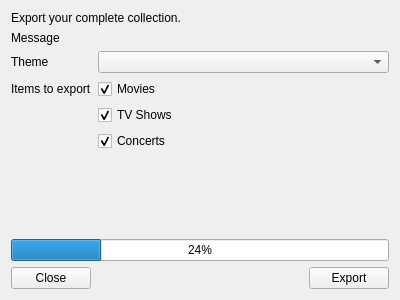
<?xml version="1.0" encoding="UTF-8"?>
<ui version="4.0">
 <class>ExportDialog</class>
 <widget class="QDialog" name="ExportDialog">
  <property name="windowModality">
   <enum>Qt::WindowModal</enum>
  </property>
  <property name="geometry">
   <rect>
    <x>0</x>
    <y>0</y>
    <width>400</width>
    <height>300</height>
   </rect>
  </property>
  <property name="minimumSize">
   <size>
    <width>400</width>
    <height>300</height>
   </size>
  </property>
  <property name="windowTitle">
   <string>Dialog</string>
  </property>
  <property name="modal">
   <bool>true</bool>
  </property>
  <layout class="QVBoxLayout" name="verticalLayout" stretch="0,0,1,0,0">
   <item>
    <widget class="QLabel" name="label_2">
     <property name="text">
      <string>Export your complete collection.</string>
     </property>
    </widget>
   </item>
   <item>
    <widget class="MessageLabel" name="message">
     <property name="text">
      <string>Message</string>
     </property>
     <property name="wordWrap">
      <bool>true</bool>
     </property>
    </widget>
   </item>
   <item>
    <layout class="QFormLayout" name="formLayout">
     <item row="0" column="0">
      <widget class="QLabel" name="label">
       <property name="text">
        <string>Theme</string>
       </property>
      </widget>
     </item>
     <item row="0" column="1">
      <widget class="QComboBox" name="comboTheme"/>
     </item>
     <item row="1" column="0">
      <widget class="QLabel" name="label_4">
       <property name="text">
        <string>Items to export</string>
       </property>
      </widget>
     </item>
     <item row="1" column="1">
      <widget class="QCheckBox" name="chkMovies">
       <property name="text">
        <string>Movies</string>
       </property>
       <property name="checked">
        <bool>true</bool>
       </property>
      </widget>
     </item>
     <item row="2" column="1">
      <widget class="QCheckBox" name="chkTvShows">
       <property name="text">
        <string>TV Shows</string>
       </property>
       <property name="checked">
        <bool>true</bool>
       </property>
      </widget>
     </item>
     <item row="3" column="1">
      <widget class="QCheckBox" name="chkConcerts">
       <property name="text">
        <string>Concerts</string>
       </property>
       <property name="checked">
        <bool>true</bool>
       </property>
      </widget>
     </item>
    </layout>
   </item>
   <item>
    <widget class="QProgressBar" name="progressBar">
     <property name="value">
      <number>24</number>
     </property>
    </widget>
   </item>
   <item>
    <layout class="QHBoxLayout" name="horizontalLayout">
     <item>
      <widget class="QPushButton" name="btnClose">
       <property name="text">
        <string>Close</string>
       </property>
       <property name="autoDefault">
        <bool>false</bool>
       </property>
      </widget>
     </item>
     <item>
      <spacer name="horizontalSpacer_2">
       <property name="orientation">
        <enum>Qt::Horizontal</enum>
       </property>
       <property name="sizeHint" stdset="0">
        <size>
         <width>40</width>
         <height>20</height>
        </size>
       </property>
      </spacer>
     </item>
     <item>
      <widget class="QPushButton" name="btnExport">
       <property name="text">
        <string>Export</string>
       </property>
       <property name="autoDefault">
        <bool>false</bool>
       </property>
      </widget>
     </item>
    </layout>
   </item>
  </layout>
 </widget>
 <customwidgets>
  <customwidget>
   <class>MessageLabel</class>
   <extends>QLabel</extends>
   <header>smallWidgets/MessageLabel.h</header>
  </customwidget>
 </customwidgets>
 <resources/>
 <connections>
  <connection>
   <sender>btnExport</sender>
   <signal>clicked()</signal>
   <receiver>ExportDialog</receiver>
   <slot>onBtnExport()</slot>
   <hints>
    <hint type="sourcelabel">
     <x>275</x>
     <y>260</y>
    </hint>
    <hint type="destinationlabel">
     <x>164</x>
     <y>144</y>
    </hint>
   </hints>
  </connection>
  <connection>
   <sender>comboTheme</sender>
   <signal>currentIndexChanged(int)</signal>
   <receiver>ExportDialog</receiver>
   <slot>onThemeChanged()</slot>
   <hints>
    <hint type="sourcelabel">
     <x>221</x>
     <y>71</y>
    </hint>
    <hint type="destinationlabel">
     <x>164</x>
     <y>144</y>
    </hint>
   </hints>
  </connection>
  <connection>
   <sender>btnClose</sender>
   <signal>clicked()</signal>
   <receiver>ExportDialog</receiver>
   <slot>onBtnClose()</slot>
   <hints>
    <hint type="sourcelabel">
     <x>50</x>
     <y>260</y>
    </hint>
    <hint type="destinationlabel">
     <x>164</x>
     <y>144</y>
    </hint>
   </hints>
  </connection>
 </connections>
 <slots>
  <slot>onBtnExport()</slot>
  <slot>onThemeChanged()</slot>
  <slot>onBtnClose()</slot>
 </slots>
</ui>
